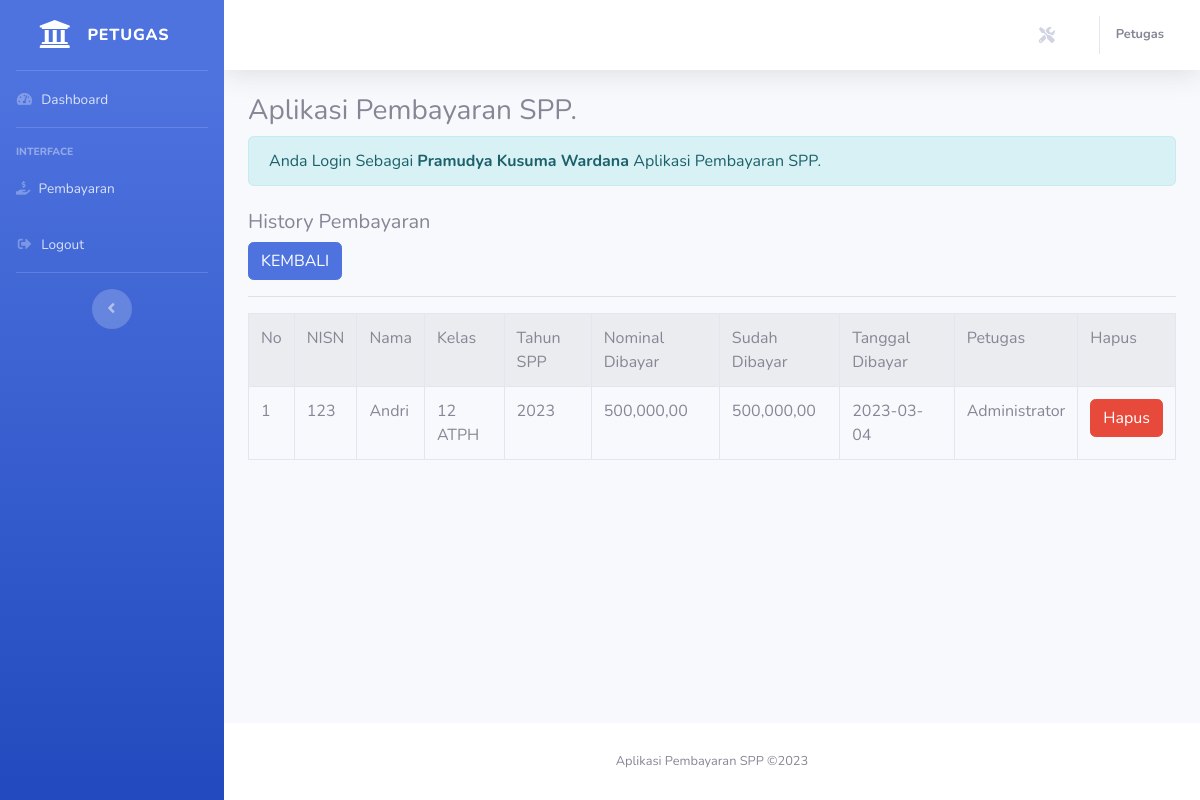
The app's page /petugas/petugas.php?url=history-pembayaran&nisn=123 (signed in) with its own data.
### tables this page shows
CREATE TABLE `pembayaran` (
  `id_pembayaran` int(11) NOT NULL,
  `id_petugas` int(11) NOT NULL,
  `nisn` varchar(10) NOT NULL,
  `tgl_bayar` date NOT NULL,
  `bulan_dibayar` varchar(8) NOT NULL,
  `tahun_dibayar` varchar(4) NOT NULL,
  `id_spp` int(11) NOT NULL,
  `jumlah_bayar` int(11) NOT NULL
);

CREATE TABLE `siswa` (
  `nisn` char(10) NOT NULL,
  `nis` char(8) NOT NULL,
  `nama` varchar(35) NOT NULL,
  `id_kelas` int(11) NOT NULL,
  `alamat` text NOT NULL,
  `no_telp` varchar(13) NOT NULL,
  `id_spp` int(11) NOT NULL
);

CREATE TABLE `kelas` (
  `id_kelas` int(11) NOT NULL,
  `nama_kelas` varchar(10) NOT NULL,
  `kompetensi_keahlian` varchar(50) NOT NULL
);

CREATE TABLE `spp` (
  `id_spp` int(11) NOT NULL,
  `tahun` int(11) NOT NULL,
  `nominal` int(11) NOT NULL
);

CREATE TABLE `petugas` (
  `id_petugas` int(11) NOT NULL,
  `username` varchar(25) NOT NULL,
  `password` varchar(32) NOT NULL,
  `nama_petugas` varchar(35) NOT NULL,
  `level` enum('Admin','Petugas','','') NOT NULL
);

### petugas/history-pembayaran.php (the view)
<?php
$nisn = $_GET['nisn'];
?>
<h5>History Pembayaran</h5>
<a href="?url=pembayaran" class="btn btn-primary">KEMBALI</a>
<hr>
<table class="table table-striped table-bordered">
    <tr class="fw-bold">
        <td>No</td>
        <td>NISN</td>
        <td>Nama</td>
        <td>Kelas</td>
        <td>Tahun SPP</td>
        <td>Nominal Dibayar</td>
        <td>Sudah Dibayar</td>
        <td>Tanggal Dibayar</td>
        <td>Petugas</td>
        <td>Hapus</td>
    </tr>
    <?php
        include'../koneksi.php';
        $no = 1;
        $sql = "SELECT*FROM pembayaran,siswa,kelas,spp,petugas WHERE pembayaran.nisn=siswa.nisn AND siswa.id_kelas=kelas.id_kelas AND pembayaran.id_spp=spp.id_spp AND pembayaran.id_petugas=petugas.id_petugas AND pembayaran.nisn='$nisn' ORDER BY tgl_bayar DESC";
        $query = mysqli_query($koneksi, $sql);
        foreach ($query as $data ){
            ?>
            <tr>
                <td><?php echo $no++; ?></td>
                <td><?php echo $data['nisn'] ?></td>
                <td><?php echo $data['nama'] ?></td>
                <td><?php echo $data['nama_kelas'] ?></td>
                <td><?php echo $data['tahun'] ?></td>
                <td><?php echo number_format($data['nominal'],2,',',',') ;?></td>
                <td><?php echo number_format($data['jumlah_bayar'],2,',',',') ;?></td>
                <td><?php echo $data['tgl_bayar'] ?></td>
                <td><?php echo $data['nama_petugas'] ?></td>
                <td>
                    <a href="?url=hapus-pembayaran&id_pembayaran=<?= $data['id_pembayaran'] ?>" class='btn btn-danger'> Hapus </a>
                </td>
            </tr>
      <?php } ?>
</table>

### records on screen
pembayaran: nisn.nisn "123", nisn.nama "Andri", kelas.nama_kelas "12 ATPH", spp.tahun "2023", spp.nominal "500,000,00", jumlah_bayar "500,000,00", tgl_bayar "2023-03-04", id_petugas.nama_petugas "Administrator"

### other values on screen
$_SESSION['level'] "Petugas"
$_SESSION['nama_petugas'] "Pramudya Kusuma Wardana"
